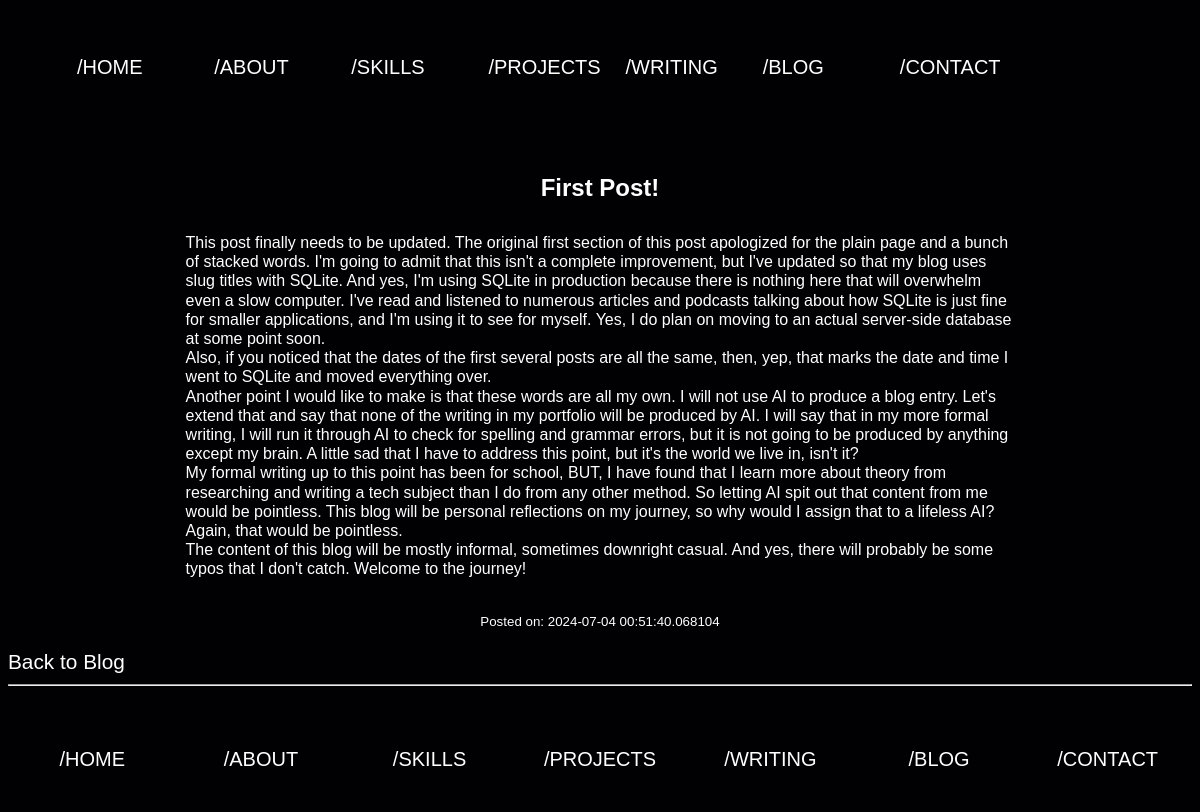
Page /post/first-post! on the committed database.
### app.py (models this page shows, shortened)
class BlogPost(db.Model):
    id = db.Column(db.Integer, primary_key=True)
    title = db.Column(db.String(140), unique=True, nullable=False)
    slug = db.Column(db.String(140), unique=True, nullable=False)
    content = db.Column(db.Text, nullable=False)
    timestamp = db.Column(db.DateTime, index=True, default=datetime.utcnow)

### app.py (the view)
@app.route('/post/<slug>')
def post(slug):
    post = BlogPost.query.filter_by(slug=slug).first_or_404()
    return render_template('post.html', post=post)

### templates/post.html (shortened to what this page needs)
{% extends "base.html" %}
{% block styles %}
    <link rel="stylesheet" href="{{ url_for('static', filename='css/main.css') }}">
{% endblock %}
{% block content %}
    <div>
        <div class="blog-content">
            <h2>{{ post.title }}</h2>
            <p>{{ post.content|safe }}</p>
            <p><small>Posted on: {{ post.timestamp }}</small></p>
        </div>
        <a href="{{ url_for('blog') }}">Back to Blog</a>
    </div>
{% endblock %}

### static/css/main.css (style rules this page uses)
:root { --background: #010103; --accent: #ffee10; --text: white; --tertiary: #06d8d8; --quaternary: #fd00f3; --ring: #ff8c00; }
* { box-sizing: border-box; }
html, body { background-color: var(--background); color: var(--text); font-family: Verdana, Geneva, sans-serif; font-size: 100%; font-weight: inherit; line-height: 1.2em; overflow-x: hidden; }
a { text-decoration: none; font-size: 1.3em; line-height: 1.4em; color: var(--text); }
.blog-content { display: flex; flex-wrap: wrap; justify-content: center; margin: 150px auto 0; width: 70%; }

### rows in the picture
BlogPost: title "First Post!", content "This post finally needs to be updated. The original first section of this post apologized for the plain page and a bunch of stacked words. I'm going to admit that this isn't a complete improvement, but I've updated so that my blog uses slug titles with SQLite. And yes, I'm using SQLite in production because there is nothing here that will overwhelm even a slow computer. I've read and listened to numerous articles and podcasts talking about how SQLite is just fine for smaller applications, and I'm using it to see for myself. Yes, I do plan on moving to an actual server-side database at some point soon. Also, if you noticed that the dates of the first several posts are all the same, then,…", timestamp "2024-07-04 00:51:40.068104"
